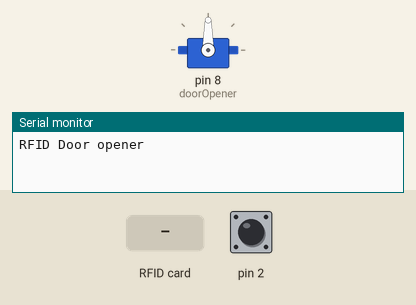
A sketch run on a simulated Arduino Uno, built with avr-gcc and run on an emulated ATmega328P. Parts: servo, the last lines printed to the serial monitor. The inputs (shaded band) are chosen by the test bench; at power-on: pin 2 HIGH. EEPROM starts erased.

Above: at 1.2 s.
1.3 s: pin 2 pulled LOW for 0.65 s
At 2.1 s:
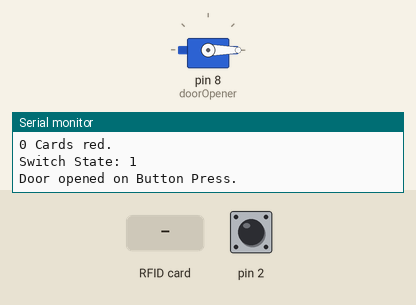
5.0 s: RFID card 5E 7A 19 C4 held to the reader
8.1 s: pin 2 pulled LOW for 3.2 s
14.4 s: pin 2 pulled LOW for 1 s
At 19.3 s:
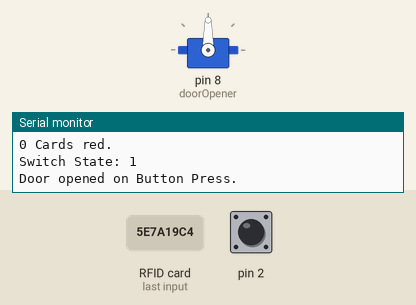
Timing chart, 0 to 19.5 s (numbered marks = the images above; inputs shaded):
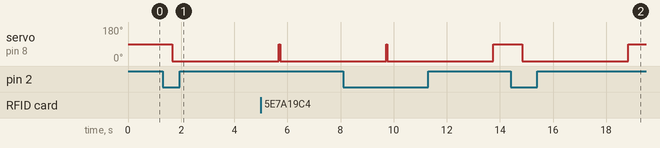

The sketch:

UnoDoorOpener.ino
```cpp
#include <EEPROM.h>
#include <Servo.h>
#include <MFRC522.h>
#include <SPI.h>

MFRC522 reader(10,9);
Servo doorOpener;

#define DB_FLASH_TIME_OUT 14000

void setup(){
  Serial.begin(9600);
  SPI.begin();
  reader.PCD_Init();
  doorOpener.attach(8);
  initDB();
  pinMode(2,INPUT_PULLUP);

  Serial.println("RFID Door opener");
}

void loop(){
  int i=0;
  if ( ! reader.PICC_IsNewCardPresent()&& !switchIsOn()) {
                delay(500);
		return;
	}
  processCard();
}

void processCard(){
  int cardsRead=0;
  int i=0;
  uint32_t UIDlist[6];
  uint32_t tempUID;
  boolean oldCard;
  oldCard=false;
  do{
    if(reader.PICC_ReadCardSerial()){
      for(i=0;i<=reader.uid.size;i++)
        tempUID=(tempUID<<8)|reader.uid.uidByte[i];
    for(i=0;i<cardsRead;i++)
      if(tempUID==UIDlist[i])
        oldCard=true;
    if(oldCard){
      break;
    }
    else{
      UIDlist[cardsRead]=tempUID;
      cardsRead++;
    }
    }
    else
      break;
  }while(cardsRead<=6&&reader.PICC_IsNewCardPresent());

  Serial.print(cardsRead);
  Serial.println(" Cards red.");
  for(i=0;i<cardsRead;i++)
    Serial.println(UIDlist[i],HEX);
  Serial.print("Switch State: ");
  Serial.println(switchIsOn(),HEX);

  /* Vital Functions
   *
   */
  if(cardsRead==1&&!switchIsOn()){ //Complete
    if(DB_CardIndex(UIDlist[0])&&DB_StoredCard()){
      Serial.print("Door opened by authentic card: ");
      Serial.println(UIDlist[0],HEX);
      openDoor();
    }
    else if(!DB_StoredCard()){
      DB_StoreCard(UIDlist[0]);
      if(DB_CardIndex(UIDlist[0])&&DB_StoredCard()){
        Serial.print("Cards added for fresh Start: ");
        Serial.println(UIDlist[0],HEX);
        openDoor();
      }
    }
    else{
      Serial.println("Not an authentic Card" );
      delay(2000);
    }
  }
  else if(switchIsOn()&&cardsRead==0){ //Complete
    Serial.println("Door opened on Button Press.");
    openDoor();
  }
  else if(switchIsOn()&&cardsRead==1){ // Suspectful, for removal of cards

    /*
     *
     * Data base flash logic
     *
     */


    delay(DB_FLASH_TIME_OUT);
    if(!(reader.PICC_ReadCardSerial()||reader.PICC_ReadCardSerial())){
      flushDB();
      DB_StoreCard(UIDlist[0]);
      Serial.print("Database Flushed by card: ");
      Serial.println(UIDlist[0],HEX);
      delay(2000);
    }
    else{
      DB_DelCard(UIDlist[0]);
      Serial.print("Card removed from Database: ");
      Serial.println(UIDlist[0],HEX);
      delay(2000);
    }
  }
  else if(switchIsOn()&&cardsRead>=1){ // Complete
    int authCards=0;
    int k=0;
    for(k=0;k<=cardsRead;k++)
      if(DB_CardIndex(UIDlist[k])){
        authCards++;
      }
    if(authCards==1){
      int j;
      for(j=0;j<cardsRead;j++){
        DB_StoreCard(UIDlist[j]);
        Serial.print("Card Added to Database: ");
        Serial.println(UIDlist[j],HEX);
        delay(2000);
      }
    }
    else{
      Serial.println("Multiple Authentic Cards present for special operation. ");
      delay(2000);
    }
  }
  else{
    Serial.println("No or multiple authentic card is present.");
    delay(2000);
  }
}
```

dbFunctions.ino
```cpp
#define DB_START 210
#define DB_SIZE  32

uint32_t UID_LI;
uint32_t CARD;

uint32_t DB_CardIndex(uint32_t cardUID){
 uint32_t search=1;
 while(search<=DB_StoredCard()){
  if(DB_GetCard(search)==cardUID)
    return search;
  search++;
 }
 return 0;
}

uint8_t DB_StoreCard(uint32_t cardUID){
  if(DB_StoredCard()>=DB_SIZE)
    return 2;
  else{
    if(!DB_CardIndex(cardUID)){
      ROM_Write32(DB_START+sizeof(uint32_t)*(DB_StoredCard()+1),cardUID);
      ROM_Write32(DB_START,ROM_Read32(DB_START)+1);
      return 0;
    }
  }
}

void initDB(){
  if(ROM_Read32(DB_START)==0x00000000||ROM_Read32(DB_START)==0xFFFFFFFF)
  ROM_Write32(DB_START,0);
}

void flushDB(){
  ROM_Write32(DB_START,0);
}

uint8_t DB_DelCard(uint32_t cardNo_DB){
  if(cardNo_DB>DB_StoredCard())
    return 1;
  else if(DB_StoredCard()==0)
    return 2;
  else if(cardNo_DB<=0)
    return 3;
  else{
    do{
      ROM_Write32(DB_START+sizeof(uint32_t)*cardNo_DB,ROM_Read32(DB_START+sizeof(uint32_t)*(cardNo_DB+1)));
      cardNo_DB++;
    }while(cardNo_DB<DB_StoredCard());
    ROM_Write32(DB_START+sizeof(uint32_t)*(DB_StoredCard()),0x00000000);
    ROM_Write32(DB_START,ROM_Read32(DB_START)-1);
    return 0;
  }
}

uint32_t DB_GetCard(uint32_t cardNumber){
  if(cardNumber>DB_StoredCard())
    return 1;
  else if(DB_StoredCard()==0)
    return 2;
  else if(cardNumber<=0)
    return 3;
  else
    return ROM_Read32(DB_START+sizeof(uint32_t)*cardNumber);
}

uint32_t DB_StoredCard(){
 return ROM_Read32(DB_START);
}

uint8_t ROM_Write32(uint16_t startingAddress,uint32_t data){
  uint8_t count=sizeof(uint32_t);
  do{
    count--;
  EEPROM.write(startingAddress+count,(uint8_t)data&0x000000ff);
  data=data>>0x08;
  delay(3.5);
  }while(count);
  return 0;
}

uint32_t ROM_Read32(uint16_t startingAddress){
  uint32_t data=0;
  uint8_t  count=sizeof(uint32_t);
  do{
    data=data<<0x08|EEPROM.read(startingAddress+sizeof(uint32_t)-count);
    count--;
  }while(count);
  return data;
}
```

doorNSwitchOperation.ino
```cpp
boolean switchIsOn(){
 if(!digitalRead(2)){
   return true;
 }
 else {
   return false;
 }
}

void openDoor(){
  doorOpener.write(0);
  delay(4000);
  while(!doorClosed());
  doorOpener.write(90);
}

boolean doorClosed(){
 return true ;
}
```

Measured:
- after the input at 1.3 s, servo on pin 8 (doorOpener): 90° → 0° after 0.37 s
- after the input at 14.4 s, servo on pin 8 (doorOpener): 90° → 0° after 0.43 s, → 90° 4.0 s later
